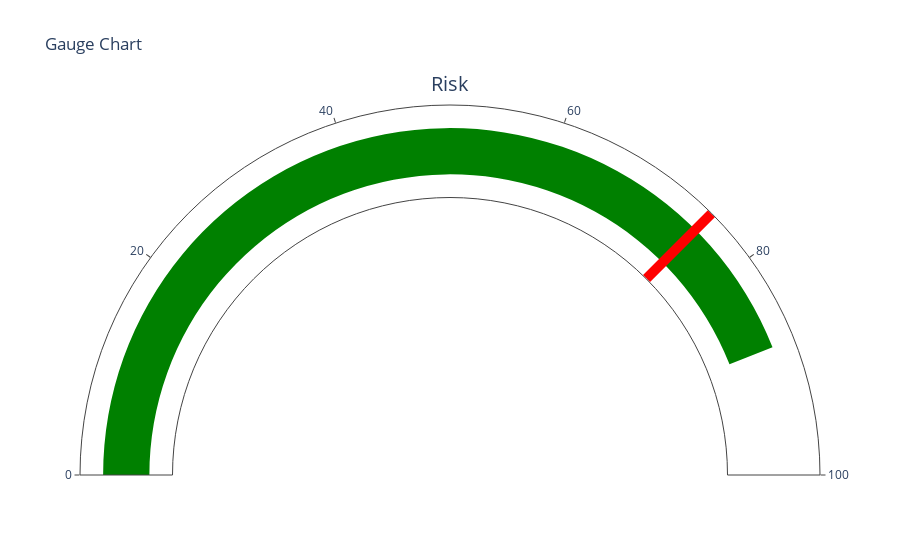

Source (notebook cell):
### Code cell
df=make_query("SELECT risk FROM replacement")

id = 48

# Mapear categorías de riesgo a valores numéricos
risk_mapping = {'Low': 13, 'Medium': 38, 'High': 63, 'Very high':88}
df['risk_value'] = df['risk'].map(risk_mapping)

# Definir el layout del gráfico de gauge
layout = go.Layout(
    title='Gauge Chart',
)

# Crear la figura de gauge
fig = go.Figure()

fig.add_trace(go.Indicator(
    mode='gauge',
    value=df['risk_value'].iloc[id],
    domain={'x': [0, 1], 'y': [0, 1]},
    title={'text': "Risk"},
    gauge={'axis': {'range': [0, 100]},
           'bar': {'color': 'green'},
           'threshold': {'line': {'color': 'red', 'width': 10}, 'thickness': .99, 'value': 75}
           }))

fig.update_layout(layout)

# Mostrar el gráfico de gauge
fig.show()

### Figure 1 — Plotly figure (JSON) as saved in the notebook; plotly's stock layout.template omitted (floating-point values rounded to 4 significant figures)
{"data": [{"domain": {"x": [0, 1], "y": [0, 1]}, "gauge": {"axis": {"range": [0, 100]}, "bar": {"color": "green"}, "threshold": {"line": {"color": "red", "width": 10}, "thickness": 0.99, "value": 75}}, "mode": "gauge", "title": {"text": "Risk"}, "type": "indicator", "value": 88}], "layout": {"title": {"text": "Gauge Chart"}}}
